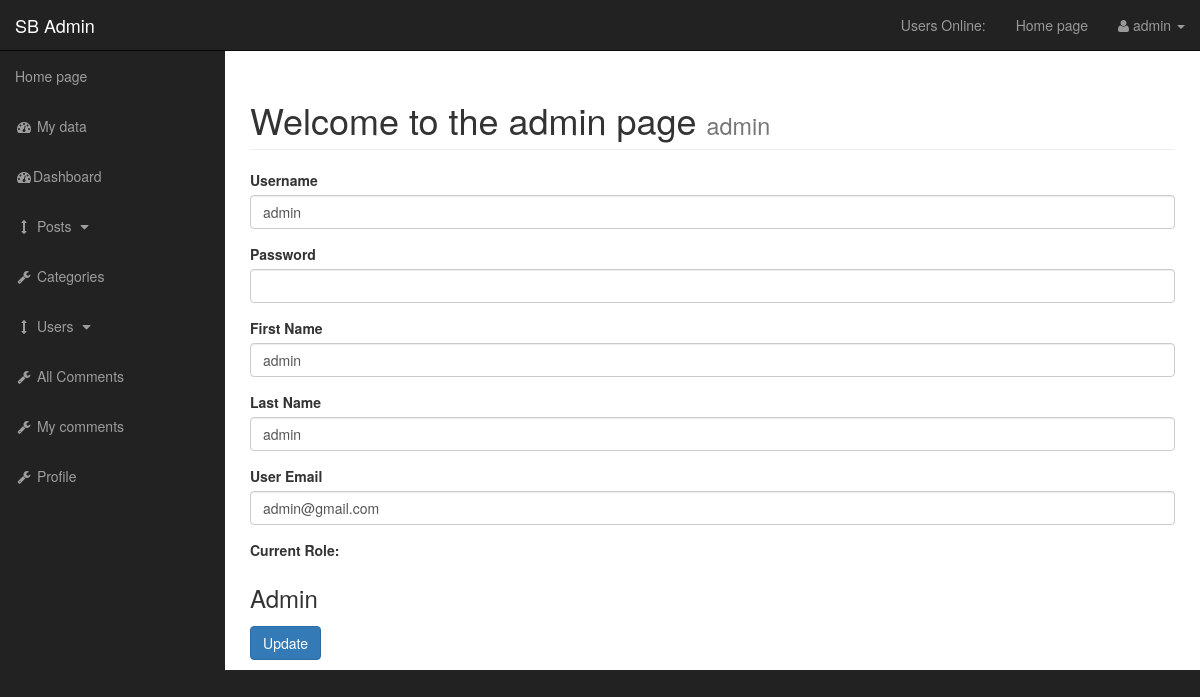
Screenshot of /admin/profile.php (signed in) with the database file from the repository.
### tables this page shows
CREATE TABLE `tbl_users` (
  `id` int(11) NOT NULL,
  `u_token` text NOT NULL,
  `u_email` varchar(255) NOT NULL,
  `u_password` varchar(255) NOT NULL,
  `u_f_name` varchar(255) NOT NULL,
  `u_l_name` varchar(255) NOT NULL,
  `u_role` varchar(255) NOT NULL,
  `u_username` varchar(255) NOT NULL
);

### admin/functions.php (called while the page is built, shortened)
<?php
  function query($query){
    global $conn;
    $result = mysqli_query($conn, $query);
    return $result;
 }
 function getUserName(){
    return isset($_SESSION['username']) ? $_SESSION['username'] : null;
 }
 ?>

### admin/profile.php (the view, shortened to what this page needs)
<?php include "includes/header.php" ?>
<?php include "functions.php" ?>
<div id="wrapper">
<?php include "includes/nav.php" ?>
  <div id="page-wrapper">
    <div class="container-fluid">
      <div class="row">
          <div class="col-lg-12">
            <h1 class="page-header">
                    Welcome to the admin page
                <small><?php echo getUserName(); ?></small>
            </h1>
    <?php
    $id = $_SESSION['id'];
    $result = query("SELECT * FROM tbl_users WHERE id='$id'");
    while($row = $result->fetch_assoc()) {
      $u_username = $row['u_username'];
      $u_f_name = $row['u_f_name'];
      $u_l_name = $row['u_l_name'];
      $u_email = $row['u_email'];
      $u_role = $row['u_role'];
    } ?>
          <form action="" method="post" enctype="multipart/form-data">
            <div class="form-group">
              <label>Username</label>
              <input value="<?php echo $u_username; ?>"type="text" class="form-control" name="username">
            </div>
            <div class="form-group">
              <label>Password</label>
              <input autocomplete="off" type="password" class="form-control" name="password">
            </div>
            <div class="form-group">
              <label>First Name</label>
              <input value="<?php echo $u_f_name; ?>" type="text" class="form-control" name="u_f_name">
            </div>
            <div class="form-group">
              <label>Last Name</label>
              <input value="<?php echo $u_l_name; ?>" type="text" class="form-control" name="u_l_name">
            </div>
            <div class="form-group">
              <label>User Email</label>
              <input value="<?php echo $u_email; ?>" type="email" class="form-control" name="email">
            </div>
             <div class="form-group">
              <label>Current Role:</label>
              <h3><?php echo ucfirst($u_role); ?></h3>
            </div>
            <button name="submit" class="btn btn-primary">Update</button>
          </form>
        </div>
      </div>
    </div>
  </div>
</div>
<?php include "includes/footer.php" ?>

### admin/css/sb-admin.css (style rules this page uses)
body { margin-top: 100px; background-color: #222; }
@media (min-width:768px) { body { margin-top: 50px; } }
#wrapper { padding-left: 0; }
#page-wrapper { width: 100%; padding: 0; background-color: #fff; }
@media (min-width:768px) { #wrapper { padding-left: 225px; } }
@media (min-width:768px) { #page-wrapper { padding: 10px; } }

### rows the page displays
tbl_users: username "admin", u_f_name "admin", u_l_name "admin", email "admin@gmail.com", u_role "Admin"

### other values shown
$_SESSION['username'] "admin"
getUserName() "admin"
